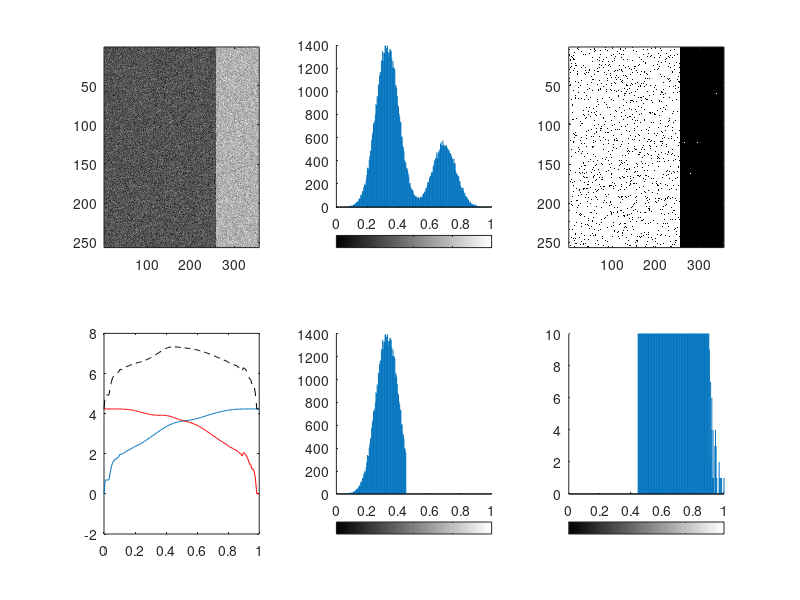

Write MATLAB code to recreate this figure.
% author: Dominik Neumann and nobody else (some people hate me for that)

% entropy based binarization (see intropr preprocessing, slide 38ff)
%close all;
clear all;
clc;

% create foreground/background image
im = [randn(256, 256) randn(256, 100)+5];


%im = imread('rabbit.jpg');
im = mat2gray(im);

subplot(2,3,1);
imagesc(im);
subplot(2,3,2);
imhist(im);

colormap gray;

% create histogram
[counts,x] = imhist(im, 128);
counts = counts/(sum(counts));

theta_opt = 0;
cur_max = -Inf;

h1s = zeros(1,size(x,1));
h2s = zeros(1,size(x,1));

for pos = 1:size(x,1)
    theta = x(pos);
    D_theta = sum(counts(x <= theta));
    
    H_1 = -sum((counts(x <= theta & counts > 0)/D_theta)    .* log(counts(x <= theta & counts > 0)/D_theta));
    H_2 = -sum((counts(x > theta & counts > 0)/(1-D_theta)) .* log(counts(x > theta & counts > 0)/(1-D_theta)));
    
    h1s(1,pos) = H_1;
    h2s(1,pos) = H_2;
    
    subplot(2,3,4);
    plot(x,h1s);
    hold on;
    plot(x,h2s,'r');
    plot(x,h1s + h2s,'--black');
    hold off;
    subplot(2,3,5);
    imhist(im(im <= theta));
    subplot(2,3,6);
    imhist(im(im > theta));
    
    subplot(2,3,3);
    imagesc(im <= theta);
    drawnow;
    
    if H_1 + H_2 > cur_max
        theta_opt = theta;
        cur_max = H_1 + H_2;
    end
end

subplot(2,3,3);
imagesc(im <= theta_opt);
subplot(2,3,5);
imhist(im(im <= theta_opt));
subplot(2,3,6);
imhist(im(im > theta_opt));
